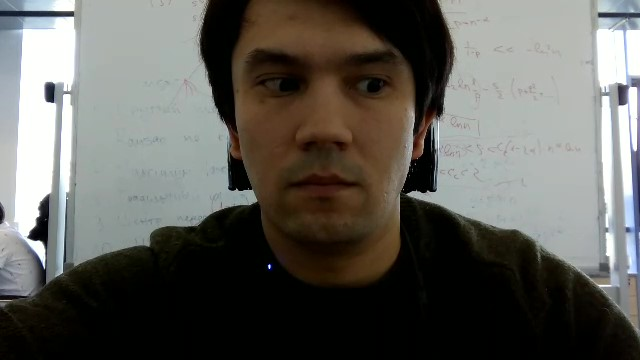
#> input picture data/SAMPLE_VIDEO3_BL.jpg, 640 x 360 px, given in place of the camera
$ python pupil.py
#> lines starting #> are read from the running program, lines starting #| are printed output that depends on the picture
# Identify pupils. Based on beta 1

import cv2
import numpy as np

cap = cv2.VideoCapture(0)  # 640,480
w = 640
h = 480

while (cap.isOpened()):
    ret, frame = cap.read()
#> frame is the input picture: shape (360, 640, 3); mean B, G, R 89.2, 94.4, 95.5
    if ret == True:

        # downsample
        # frameD = cv2.pyrDown(cv2.pyrDown(frame))
        # frameDBW = cv2.cvtColor(frameD,cv2.COLOR_RGB2GRAY)

        # detect face
        frame = cv2.cvtColor(frame, cv2.COLOR_RGB2GRAY)
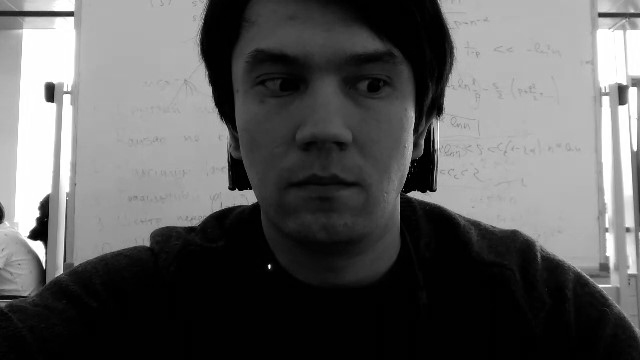
#> frame: shape (360, 640); min 0, max 255, mean 93
        faces = cv2.CascadeClassifier(r'C:\Users\E7470\PycharmProjects\Diplom\haarcascade_eye.xml')
        detected = faces.detectMultiScale(frame, 1.3, 5)
#> detected = [[339, 56, 57, 57], [246, 52, 59, 59]]

        # faces = cv2.CascadeClassifier('haarcascade_frontalface_default.xml')
        # detected2 = faces.detectMultiScale(frameDBW, 1.3, 5)

        pupilFrame = frame
        pupilO = frame
        windowClose = np.ones((5, 5), np.uint8)
        windowOpen = np.ones((2, 2), np.uint8)
        windowErode = np.ones((2, 2), np.uint8)

        # draw square
        for (x, y, w, h) in detected:
            cv2.rectangle(frame, (x, y), ((x + w), (y + h)), (0, 0, 255), 1)
            cv2.line(frame, (x, y), ((x + w, y + h)), (0, 0, 255), 1)
            cv2.line(frame, (x + w, y), ((x, y + h)), (0, 0, 255), 1)
#> (the run stopped early here; a loop or call above may not have finished)
